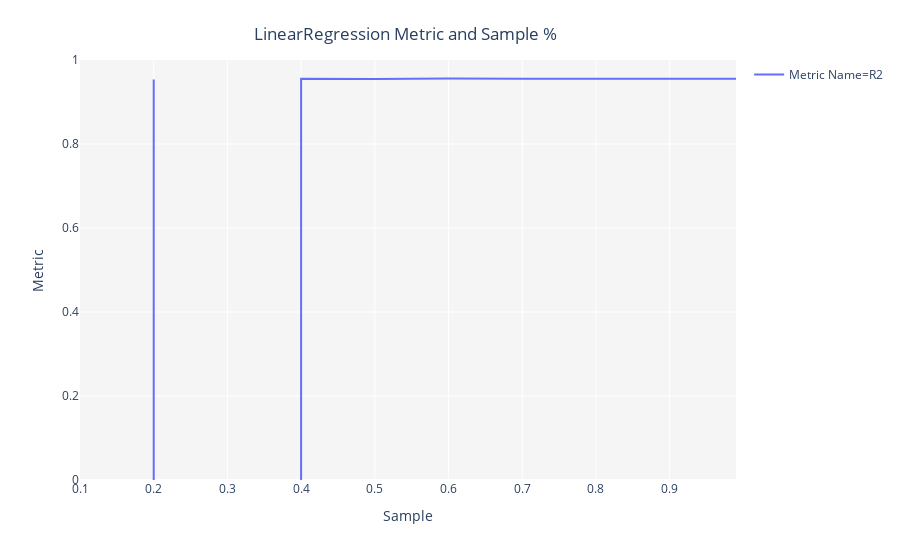

The notebook cell saved with this chart:
### Code cell
models=setup(data, target = 'rateDiffPct', categorical_features = ['origChannel','numBorrowers', 'loanPurp', 'mortInsType',
                                                                   'sellerNameCat', 'zipCode', 'stateCat'])

### Figure 1 — Plotly figure (JSON) as saved in the notebook; plotly's stock layout.template omitted (floating-point values rounded to 4 significant figures)
{"data": [{"hoverlabel": {"namelength": 0}, "hovertemplate": "Metric Name=R2<br>Sample=%{x}<br>Metric=%{y}", "legendgroup": "Metric Name=R2", "line": {"color": "#636efa", "dash": "solid", "shape": "linear"}, "mode": "lines", "name": "Metric Name=R2", "showlegend": true, "type": "scatter", "x": [0.1, 0.2, 0.3, 0.4, 0.5, 0.6, 0.7, 0.8, 0.9, 0.99], "xaxis": "x", "y": [-24750.0, 0.9533, -16340.0, 0.9553, 0.9547, 0.9559, 0.9551, 0.9558, 0.9553, 0.9556], "yaxis": "y"}], "layout": {"legend": {"tracegroupgap": 0}, "margin": {"t": 60}, "plot_bgcolor": "rgb(245,245,245)", "title": {"text": "LinearRegression Metric and Sample %", "x": 0.45, "xanchor": "center", "y": 0.95, "yanchor": "top"}, "xaxis": {"anchor": "y", "domain": [0, 1], "title": {"text": "Sample"}}, "yaxis": {"anchor": "x", "domain": [0, 1], "range": [0, 1], "title": {"text": "Metric"}}}}
